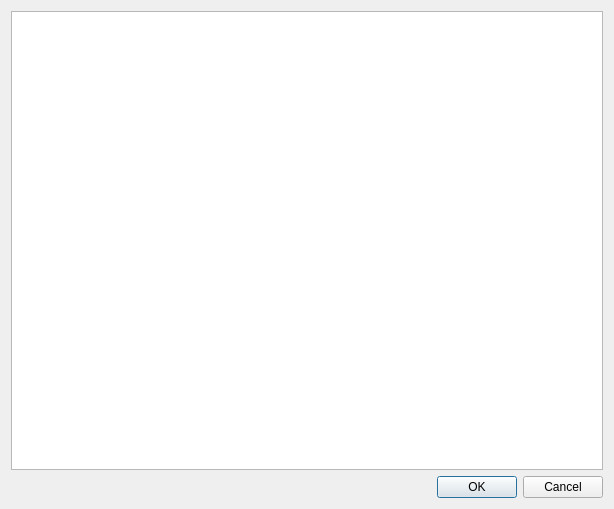
<?xml version="1.0" encoding="UTF-8"?>
<ui version="4.0">
 <class>EditDialog</class>
 <widget class="QDialog" name="Dialog">
  <property name="geometry">
   <rect>
    <x>0</x>
    <y>0</y>
    <width>614</width>
    <height>509</height>
   </rect>
  </property>
  <property name="windowTitle">
   <string>Dialog</string>
  </property>
  <layout class="QVBoxLayout" name="verticalLayout">
   <item>
    <widget class="QPlainTextEdit" name="plainTextEdit"/>
   </item>
   <item>
    <widget class="QDialogButtonBox" name="buttonBox">
     <property name="orientation">
      <enum>Qt::Horizontal</enum>
     </property>
     <property name="standardButtons">
      <set>QDialogButtonBox::Cancel|QDialogButtonBox::Ok</set>
     </property>
    </widget>
   </item>
  </layout>
 </widget>
 <resources/>
 <connections>
  <connection>
   <sender>buttonBox</sender>
   <signal>accepted()</signal>
   <receiver>Dialog</receiver>
   <slot>accept()</slot>
   <hints>
    <hint type="sourcelabel">
     <x>248</x>
     <y>254</y>
    </hint>
    <hint type="destinationlabel">
     <x>157</x>
     <y>274</y>
    </hint>
   </hints>
  </connection>
  <connection>
   <sender>buttonBox</sender>
   <signal>rejected()</signal>
   <receiver>Dialog</receiver>
   <slot>reject()</slot>
   <hints>
    <hint type="sourcelabel">
     <x>316</x>
     <y>260</y>
    </hint>
    <hint type="destinationlabel">
     <x>286</x>
     <y>274</y>
    </hint>
   </hints>
  </connection>
 </connections>
</ui>
